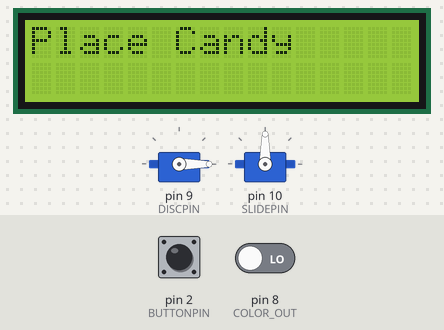
This sketch was run on a simulated Arduino Uno, built with avr-gcc and run on an emulated ATmega328P. On the bench: 2 × servo, 16×2 character LCD. The test bench sets the inputs (shaded band); at power-on: pin 2 (BUTTONPIN) HIGH, pin 8 (COLOR_OUT) LOW. What the sketch prints to the serial monitor is not drawn.

Above: at 1.2 s.
1.3 s: pin 2 (BUTTONPIN) pulled LOW for 0.15 s
At 3.5 s:
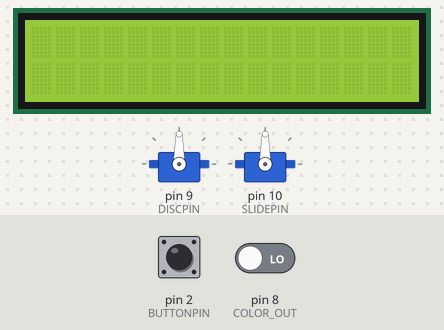
At 10.09 s:
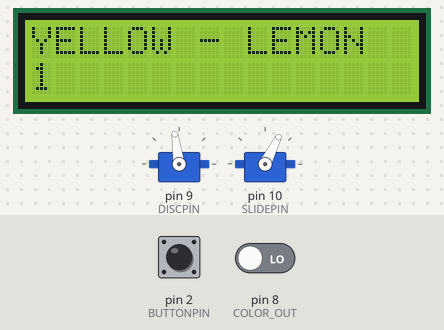
Timing chart, 0 to 11.7 s (numbered marks = the images above; inputs shaded):
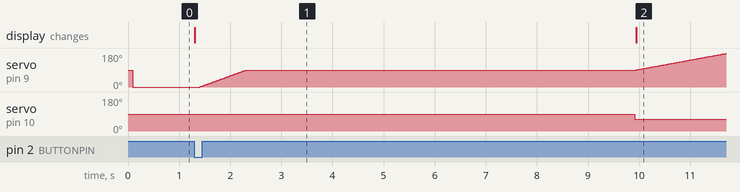

Measured:
- after the input at 1.3 s, servo on pin 9 (DISCPIN): moves from 0° to 177° over 10.3 s, starting after 0.10 s; servo on pin 10 (SLIDEPIN): 90° → 63° after 8.6 s; the display: changes at once (image 1)

The sketch:

Color_Sorter.ino
```cpp
/*
  Include the used libraries
*/
#include <Servo.h>
#include <SoftwareSerial.h>
#include <Wire.h>
#include <LiquidCrystal_I2C.h>

/*
  Defines
*/
#define DISCPIN 9
#define SLIDEPIN 10
#define BUTTONPIN 2
#define COLOR_S0 4
#define COLOR_S1 5
#define COLOR_S2 6
#define COLOR_S3 7
#define COLOR_OUT 8

/*
  The variables used to move the two servos
*/
Servo discServo, slideServo;
int moveDisc = 0;
int moveSlide = 0;

/*
  Variables for color sensor PW, Calibration Values
*/
int redMin = 22; // Red minimum value
int redMax = 76; // Red maximum value
int greenMin = 26; // Green minimum value
int greenMax = 100; // Green maximum value
int blueMin = 8; // Blue minimum value
int blueMax = 30; // Blue maximum value

// Variables for Color Pulse Width Measurements
int redPW = 0;
int greenPW = 0;
int bluePW = 0;

// Variables for final Color values
int redValue;
int greenValue;
int blueValue;

/*
  Set the LCD to display number and set the outputs
*/
LiquidCrystal_I2C lcd(0x27,16, 2);

const char *redColor = "RED - CHERRY";
const char *greenColor = "GREEN - LIME";
const char *purpleColor = "PURPLE - GRAPE";
const char *yellowColor = "YELLOW - LEMON";
const char *placeCandy = "Place Candy";
int numCandy = 0;

void setup() {
  // Setup Serial Monitor
  Serial.begin(9600);

  // Set the pins for the servos
  discServo.attach(DISCPIN);
  slideServo.attach(SLIDEPIN);

  // Set up the color sensor's pins
  // Set S0 - S3 as outputs
  pinMode(COLOR_S0, OUTPUT);
  pinMode(COLOR_S1, OUTPUT);
  pinMode(COLOR_S2, OUTPUT);
  pinMode(COLOR_S3, OUTPUT);

  // Set Sensor output as input
  pinMode(COLOR_OUT, INPUT);

  // Set Pulse Width scaling to 20%
  digitalWrite(COLOR_S0,HIGH);
  digitalWrite(COLOR_S1,LOW);

  // Set the lcd
  lcd.init();
  lcd.clear();
  lcd.backlight();

  // Set up the button conditions
  pinMode(BUTTONPIN, INPUT_PULLUP);
}

void loop() {
  // Set the servo variables to initial position
  moveDisc = 0;
  moveSlide = 90;

  moveDiscServo(moveDisc);   // Move disc server to initial position
  moveSlideServo(moveSlide); // Position the slide servo in the initial position

  // Write on the lcd place candy
  writePlaceCandy();

  // Wait to place the candy
  while (digitalRead(BUTTONPIN) == HIGH) {
    // Wait until the button is pressed
  }

  // Clar the place candy output from the lcd
  lcd.clear();
  delay(100);

  // Slowly move disc server to color sensor
  for (int i = 0; i < 90; i++) {
    moveDisc = moveDisc + 1;
    moveDiscServo(moveDisc);
    delay(10);
  }
  delay(4000);

  // Deduce the color of the candy
  findColor();

  moveSlideServo(moveSlide);  // Move the slide under the correct cup
  numCandy = numCandy + 1;    // Increase the number of candies sorted
  writeOutput();              // Write on the LCD the type of candy and number of candies

  // Move sensor to the slide
  for (int i = 0; i < 90; i++) {
    moveDisc = moveDisc + 1;
    moveDiscServo(moveDisc);
    delay(20);
  }
  delay(4000);
}


/*
  Functions to move the servo motors
*/
void moveDiscServo(int degrees) {
  int servoPosition = map(degrees, 0, 180, 0, 180);
  discServo.write(servoPosition);
}

void moveSlideServo(int degrees) {
  int servoPosition = map(degrees, 0, 180, 0, 180);
  slideServo.write(servoPosition);
}

/*
  Function to figure out the color of the candy
*/
void findColor() {
  int maxim = -1;
  int redFlag = 0;
  int greenFlag = 0;
  int blueFlag = 0;

  // Read Red value
  redPW = getRedPW();
  // Map to value from 0-255
  redValue = map(redPW, redMin,redMax,255,0);
  // Delay to stabilize sensor
  delay(200);

  // Read Green value
  greenPW = getGreenPW();
  // Map to value from 0-255
  greenValue = map(greenPW, greenMin,greenMax,255,0);
  // Delay to stabilize sensor
  delay(200);

  // Read Blue value
  bluePW = getBluePW();
  // Map to value from 0-255
  blueValue = map(bluePW, blueMin,blueMax,255,0);
  // Delay to stabilize sensor
  delay(200);

  // Print output to Serial Monitor
  Serial.print("Red = ");
  Serial.print(redValue);
  Serial.print(" - Green = ");
  Serial.print(greenValue);

  Serial.print(" - Blue = ");
  Serial.println(blueValue);

  int red = redValue;
  int green = greenValue;
  int blue = blueValue;

  maxim = red;
  if (maxim < green) {
    maxim = green;
  }

  if(maxim < blue) {
    maxim = blue;
  }

  if (red > 250 && green > 250 && blue > 250) {
    Serial.println("YELLOW");
    moveSlide = 63;
  } else {
    if(maxim == red) {
      Serial.println("RED");
      moveSlide = 90;
    } else {
      if (maxim == green) {
        Serial.println("GREEN");
        moveSlide = 120;
      } else {
        Serial.println("PURPLE");
        moveSlide = 60;
      }
    }
  }
}

// Function to read Red Pulse Widths
int getRedPW() {
  // Set sensor to read Red only
  digitalWrite(COLOR_S2,LOW);
  digitalWrite(COLOR_S3,LOW);
  // Define integer to represent Pulse Width
  int PW;
  // Read the output Pulse Width
  PW = pulseIn(COLOR_OUT, LOW);
  // Return the value
  return PW;
}

// Function to read Green Pulse Widths
int getGreenPW() {
  // Set sensor to read Green only
  digitalWrite(COLOR_S2,HIGH);
  digitalWrite(COLOR_S3,HIGH);
  // Define integer to represent Pulse Width
  int PW;
  // Read the output Pulse Width
  PW = pulseIn(COLOR_OUT, LOW);
  // Return the value
  return PW;
}

// Function to read Blue Pulse Widths
int getBluePW() {
  // Set sensor to read Blue only
  digitalWrite(COLOR_S2,LOW);
  digitalWrite(COLOR_S3,HIGH);
  // Define integer to represent Pulse Width
  int PW;
  // Read the output Pulse Width
  PW = pulseIn(COLOR_OUT, LOW);
  // Return the value
  return PW;
}

/*
  Function to write the output on the LCD
*/
void writePlaceCandy() {
  lcd.clear();
  lcd.setCursor(0, 0);

  for (int i = 0; i < strlen(placeCandy); i++) {
    lcd.setCursor(i, 0);
    lcd.print(placeCandy[i]);
  }
}

void writeOutput() {
  lcd.clear();   // Clear the previous output

  lcd.setCursor(0, 0);
  switch(moveSlide) {
    case 60:
      for (int i = 0; i < strlen(purpleColor); i++) {
          lcd.setCursor(i, 0);
          lcd.print(purpleColor[i]);
        }
      break;
    case 120:
      for (int i = 0; i < strlen(greenColor); i++) {
          lcd.setCursor(i, 0);
          lcd.print(greenColor[i]);
      }
      break;
    case 90:
      for (int i = 0; i < strlen(redColor); i++) {
          lcd.setCursor(i, 0);
          lcd.print(redColor[i]);
      }
      break;
    case 63:
      for (int i = 0; i < strlen(yellowColor); i++) {
          lcd.setCursor(i, 0);
          lcd.print(yellowColor[i]);
      }
      break;
  }

  // Print number of candy
  char buffer[16]; // Create a character buffer to store the converted string
  itoa(numCandy, buffer, 10); // Convert the integer to a string
  const char* stringNumCandy = buffer;
  for (int i = 0; i < strlen(stringNumCandy); i++) {
    lcd.setCursor(i, 1);
    lcd.print(stringNumCandy[i]);
  }
}
```
